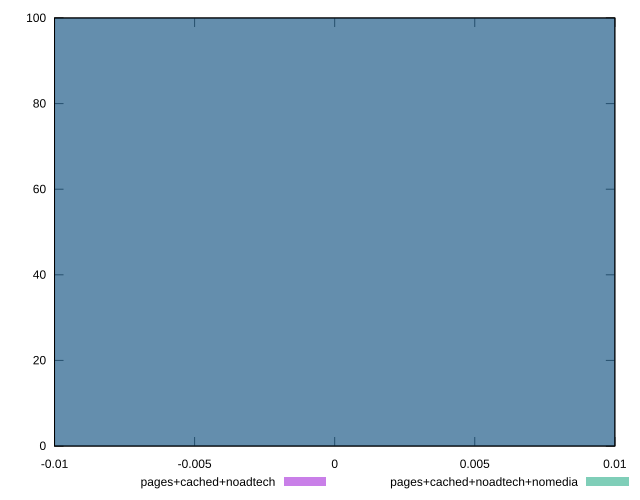

This figure's gnuplot source:
reset

$pagesCachedNoadtech <<EOF
0 100
EOF

$pagesCachedNoadtechNomedia <<EOF
0 100
EOF

set key outside below
set boxwidth 0.1
set xrange [-0.01:0.01]
set yrange [0:100]
set trange [0:100]
set style fill transparent solid 0.5 noborder
set terminal svg size 640, 500 enhanced background rgb 'white'
set output "report_00012_2021-02-09T11:01:39.952Z/redirects/comparison/histogram/2_vs_3.svg"

plot $pagesCachedNoadtech title "pages+cached+noadtech" with boxes, \
     $pagesCachedNoadtechNomedia title "pages+cached+noadtech+nomedia" with boxes

reset
